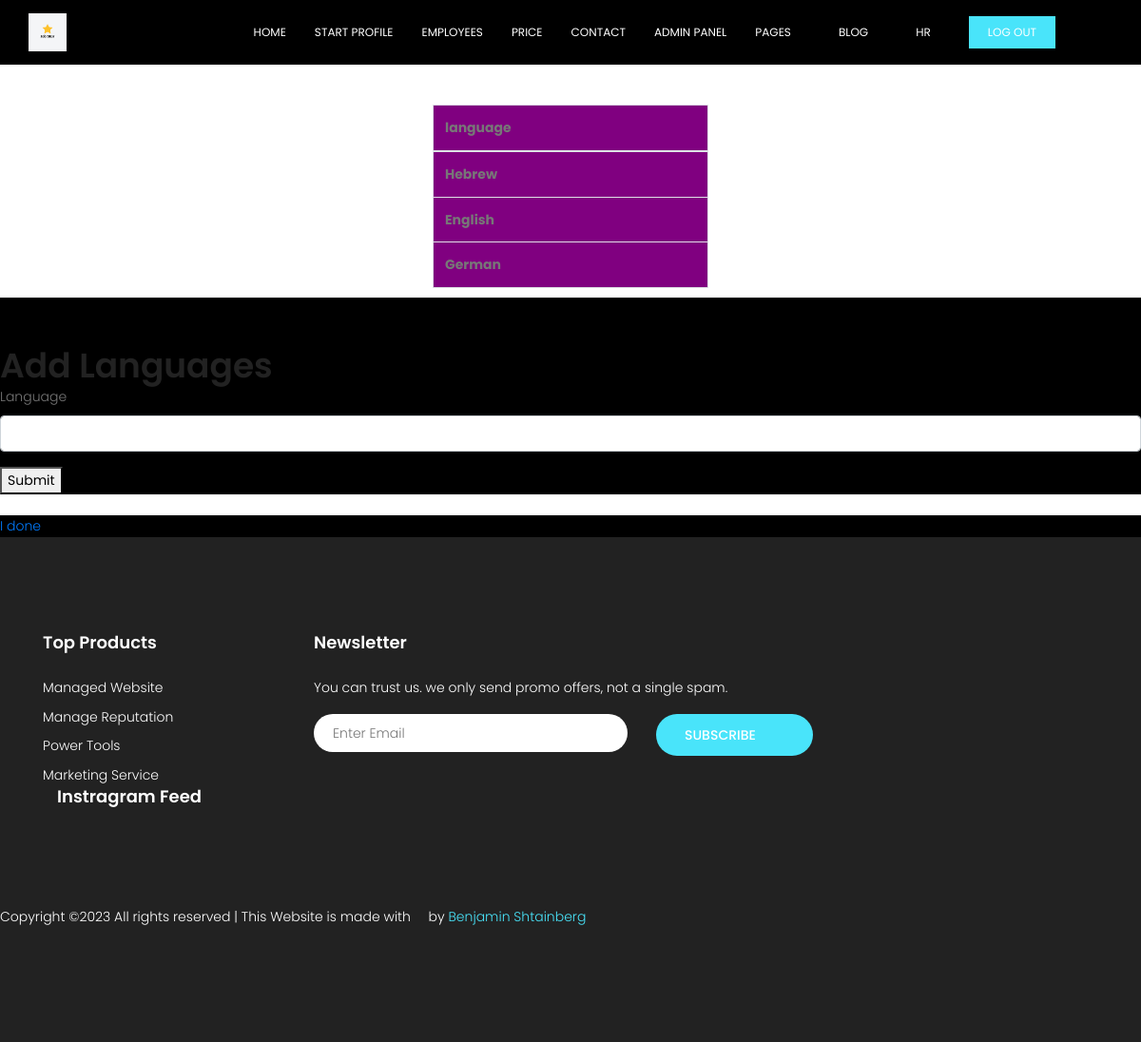
Before: /resume/language (signed in) with the older database file.
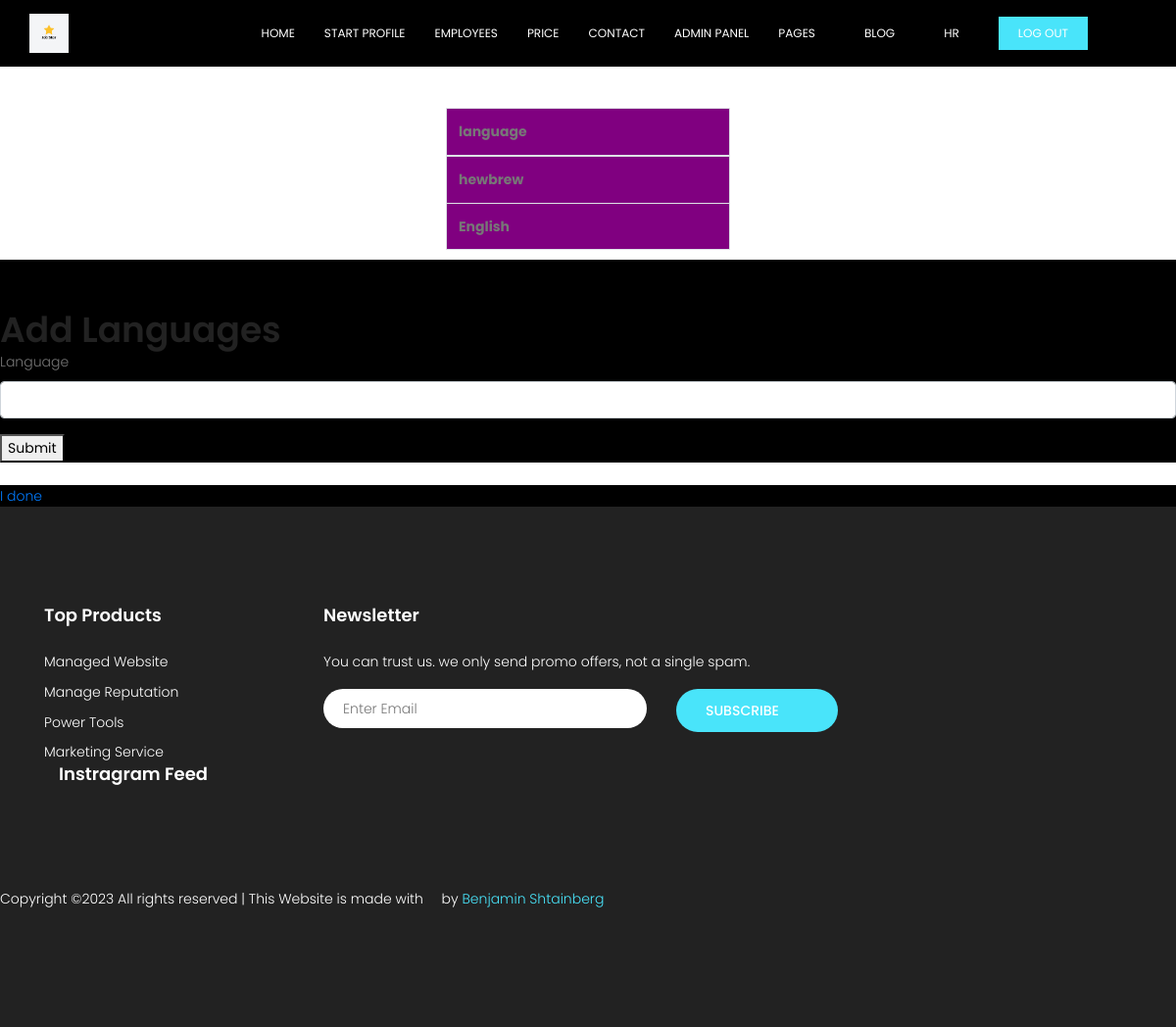
After: the same page with the newer database file.
### jobs_app/models.py (models this page shows)
class Language(models.Model):
    user = models.ForeignKey(User,on_delete=models.CASCADE)
    language = models.CharField(max_length=50)
    class Meta:
        verbose_name_plural = '7. language'

### jobs_app/views.py (the view)
# urls.py: path('resume/language',views.language,name='language'),
def language(request):
    user_languages = Language.objects.filter(user=request.user)
    if request.method == 'POST':
        language_get = request.POST['language']
        language_save = Language.objects.create(user=request.user,language=language_get)
        language_save.save()
    return render(request, 'language.html', {'language':user_languages})

### jobs_project/templates/language.html (shortened to what this page needs)
{% extends 'base.html' %}
{% load static %}
{% block content %}
<!DOCTYPE html>
<main>
    <div class="table">
    <table class="table table-bordered" style="background-color: purple;">
        <thead>
          <tr>
            <th scope="col">language</th>
          </tr>
        </thead>
        <tbody>
        {% for l in language %}
          <tr>
            <th scope="row">{{l.language}}</th>
          </tr>
        {% endfor %}
        </tbody>
      </table>
    </div>
    <form style="background-color: black; padding-top: 50px;" method="post" action="/resume/language">
        <h1>Add Languages</h1>
        <div class="form-group">
            <label for="exampleFormControlInput1">Language</label>
            <input type="text" class="form-control" id="exampleFormControlInput1" name="language">
        </div>
        <button type="submit">Submit</button>
      </form>
      <br>
    <div class="br">
      <a href="/resume/about-you">I done</a>
    </div>
</main>
</html>
{% endblock %}

### jobs_project/templates/base.html (shortened to what this page needs)
{% load static %}
<!DOCTYPE html>
<html lang="zxx" class="no-js">
<head>
        <link link rel="stylesheet" type="text/css" href="{% static 'css/index/linearicons.css' %}">
        <link link rel="stylesheet" type="text/css" href="{% static 'css/index/font-awesome.min.css' %}">
        <link link rel="stylesheet" type="text/css" href="{% static 'css/index/bootstrap.css' %}">
        <link link rel="stylesheet" type="text/css" href="{% static 'css/index/magnific-popup.css' %}">
        <link link rel="stylesheet" type="text/css" href="{% static 'css/index/nice-select.css' %}">
        <link link rel="stylesheet" type="text/css" href="{% static 'css/index/animate.min.css' %}">
        <link link rel="stylesheet" type="text/css" href="{% static 'css/index/owl.carousel.css' %}">
        <link link rel="stylesheet" type="text/css" href="{% static 'css/index/main.css' %}">
    </head>
    <body>
          <header id="header" id="home">
            <div class="container">
                <div class="row align-items-center justify-content-between d-flex">
                  <div id="logo">
                    <a href="/"><img style="max-height: 40px; vertical-align: middle; max-width: 786px;" src="{% static 'images/JobStar.png' %}"/></a>
                  </div>
                  <nav id="nav-menu-container">
                    <ul class="nav-menu">
                      <li class="menu-active"><a href="/">Home</a></li>
                      <li><a href="/resume">Start Profile</a></li>
                      <li><a href="/employees">Employees</a></li>
                      <li><a href="/price">Price</a></li>
                      <li><a href="/contact">Contact</a></li>
                      <li><a href="/admin-panel">Admin Panel</a></li>
                      <li class="menu-has-children"><a href="">pages</a>
                      </li>
                      <li class="menu-has-children"><a href="">Blog</a>
                      </li>
                      <li class="menu-has-children"><a href="">HR</a>
                      </li>
                      {% if user.is_authenticated %}
                      <li><a class="ticker-btn" href="/logout">Log out</a></li>
                      {% else %}
                      <li><a class="ticker-btn" href="/register">Signup</a></li>
                      <li><a class="ticker-btn" href="/login">Login</a></li>
                      {% endif %}
                    </ul>
                  </nav>
                </div>
            </div>
          </header>
          {% block content %}
          {% endblock %}
        <footer class="footer-area section-gap">
            <div class="container">
                <div class="row">
                    <div class="col-lg-3  col-md-12">
                        <div class="single-footer-widget">
                            <h6>Top Products</h6>
                            <ul class="footer-nav">
                                <li><a href="#">Managed Website</a></li>
                                <li><a href="#">Manage Reputation</a></li>
                                <li><a href="#">Power Tools</a></li>
                                <li><a href="#">Marketing Service</a></li>
                            </ul>
                        </div>
                    </div>
                    <div class="col-lg-6  col-md-12">
                        <div class="single-footer-widget newsletter">
                            <h6>Newsletter</h6>
                            <p>You can trust us. we only send promo offers, not a single spam.</p>
                                <form action="/newsletter" method="post">
                                    <div class="form-group row" style="width: 100%">
                                        <div class="col-lg-8 col-md-12">
                                            <input name="email" placeholder="Enter Email" type="email">
                                        </div>
                                        <div class="col-lg-4 col-md-12">
                                            <button type="submit" class="nw-btn primary-btn">Subscribe<span class="lnr lnr-arrow-right"></span></button>
                                        </div>
                                    </div>
                                </form>
                            </div>
                        </div>
                    </div>
                    <div class="col-lg-3  col-md-12">
                        <div class="single-footer-widget mail-chimp">
                            <h6 class="mb-20">Instragram Feed</h6>
                        </div>
                    </div>
                </div>
                <div class="row footer-bottom d-flex justify-content-between">
                    <p class="col-lg-8 col-sm-12 footer-text m-0 text-white">
Copyright &copy;<script>document.write(new Date().getFullYear());</script> All rights reserved | This Website is made with <i class="fa fa-heart-o" aria-hidden="true"></i> by <a target="_blank" href="https://github.com/Beny16112000">Benjamin Shtainberg</a>
                    </p>
                </div>
        </footer>
    </body>
</html>

### jobs_project/static/css/index/main.css (style rules this page uses)
body { color: #777777; font-family: "Poppins", sans-serif; font-size: 14px; font-weight: 300; line-height: 1.625em; position: relative; }
ol, ul { margin: 0; padding: 0; list-style: none; }
a { -webkit-transition: all 0.3s ease 0s; -moz-transition: all 0.3s ease 0s; -o-transition: all 0.3s ease 0s; transition: all 0.3s ease 0s; }
a, a:focus, a:hover { text-decoration: none; outline: 0; }
h1, h2, h3, h4, h5, h6 { font-family: "Poppins", sans-serif; color: #222222; line-height: 1.2em !important; margin-bottom: 0; margin-top: 0; font-weight: 600; }
h1, .h1 { font-size: 36px; }
h6, .h6 { font-size: 14px; color: #222222; }
td, th { border-radius: 0px; }
.mb-20 { margin-bottom: 20px; }
.text-white { color: #fff; }
h1 { font-size: 36px; }
h6 { font-size: 14px; }
h1, h2, h3, h4, h5, h6 { line-height: 1.5em; }
#header { padding: 14px 0; position: fixed; left: 0; top: 0; right: 0; transition: all 0.5s; z-index: 997; }
#header #logo img { padding: 0; margin: 0; }
.ticker-btn { background: #49e4fa; color: #fff; padding: 6px 20px !important; text-transform: uppercase; }
.nav-menu, .nav-menu * { margin: 0; padding: 0; list-style: none; }
.nav-menu li { position: relative; white-space: nowrap; }
.nav-menu > li { float: left; }
.sf-arrows .sf-with-ul { padding-right: 30px; }
.sf-arrows .sf-with-ul:after { content: "\f107"; position: absolute; right: 15px; font-family: FontAwesome; font-style: normal; font-weight: normal; }
#nav-menu-container { margin: 0; }
@media (min-width: 1024px) { #nav-menu-container { padding-right: 60px; } }
.nav-menu a { padding: 6px 10px; text-decoration: none; display: inline-block; color: #fff; font-weight: 400; font-size: 12px; text-transform: uppercase; outline: none; }
.nav-menu > li { margin-left: 10px; }
#mobile-nav { position: fixed; top: 0; padding-top: 18px; bottom: 0; z-index: 998; background: rgba(0, 0, 0, 0.8); left: -260px; width: 260px; overflow-y: auto; transition: 0.4s; }
#mobile-nav ul { padding: 0; margin: 0; list-style: none; }
#mobile-nav ul li { position: relative; }
#mobile-nav ul li a { color: rgb(210, 198, 28); font-size: 13px; text-transform: uppercase; overflow: hidden; padding: 10px 22px 10px 15px; position: relative; text-decoration: none; width: 100%; display: block; outline: none; font-weight: 700; }
.section-gap { padding: 120px 0; }
.primary-btn { background-color: #49e4fa; line-height: 42px; padding-left: 30px; padding-right: 60px; border-radius: 25px; border: none; color: #fff; display: inline-block; font-weight: 500; position: relative; -webkit-transition: all 0.3s ease 0s; -moz-transition: all 0.3s ease 0s; -o-transition: all 0.3s ease 0s; transition: all 0.3s ease 0s; cursor: pointer; text-transform: uppercase; position: relative; }
.primary-btn span { color: #fff; position: absolute; top: 50%; transform: translateY(-60%); right: 30px; -webkit-transition: all 0.3s ease 0s; -moz-transition: all 0.3s ease 0s; -o-transition: all 0.3s ease 0s; transition: all 0.3s ease 0s; }
.primary-btn { background: #fff; border: 1px solid transparent; color: #222; padding-left: 40px; padding-right: 40px; border-radius: 50px; }
.footer-area { padding-top: 100px; background-color: #222222; }
.footer-area .footer-nav li { margin-top: 8px; }
.footer-area .footer-nav li a { color: #fff; }
.footer-area .primary-btn { background-color: #49e4fa; line-height: 42px; padding-left: 30px; padding-right: 60px; border-radius: 25px; border: none; color: #fff; display: inline-block; font-weight: 500; position: relative; -webkit-transition: all 0.3s ease 0s; -moz-transition: all 0.3s ease 0s; -o-transition: all 0.3s ease 0s; transition: all 0.3s ease 0s; cursor: pointer; text-transform: uppercase; position: relative; }
.footer-area .primary-btn span { color: #fff; position: absolute; top: 50%; transform: translateY(-60%); right: 30px; -webkit-transition: all 0.3s ease 0s; -moz-transition: all 0.3s ease 0s; -o-transition: all 0.3s ease 0s; transition: all 0.3s ease 0s; }
.footer-area h6 { color: #fff; margin-bottom: 25px; font-size: 18px; font-weight: 600; }
.single-footer-widget { color: #fff; }
.single-footer-widget input { line-height: 38px; border: none; background: #fff; font-weight: 300; border-radius: 20px; color: #777; padding-left: 20px; width: 100%; }
.footer-bottom { padding-top: 80px; }
.footer-text a, .footer-text i { color: #49e4fa; }

### jobs_project/templates/language.html (style rules this page uses)
header { background-color: black; }
.table { margin: auto; width: 50%; padding: 10px; margin-top: 50px; }
.br { background-color: black; }

Changed rows visible on the page:
removed Language: language "Hebrew"
removed Language: language "German"
added Language: language "hewbrew"
